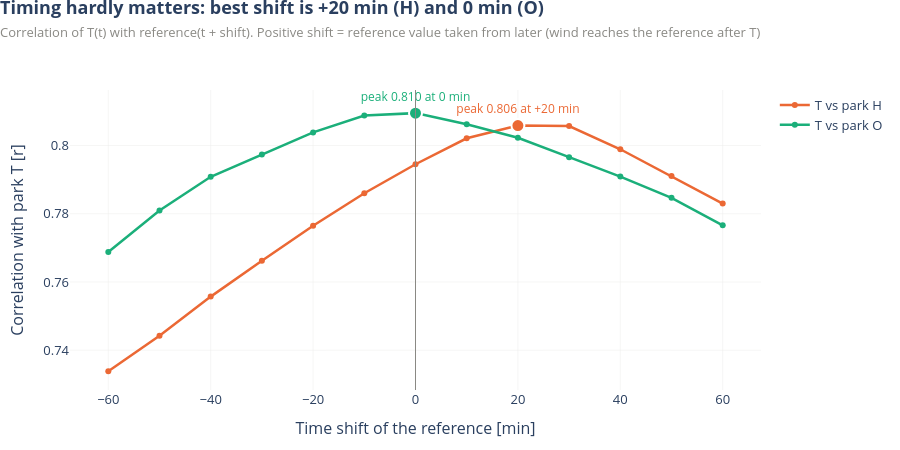

Here is the notebook cell this chart was saved with:
### Markdown cell above
### 6. Timing between parks hardly matters
**Takeaway:** The peak sits at +20 min for H (r = 0.806 vs 0.795 at zero shift) and 0 min for O (0.810); the gain is below 0.02.

**For the model:** Use same-time values first; lagged H values are an optional small extra.

### Code cell
shifts = np.arange(-6, 7)                                  # steps of 10 min
minutes = shifts * 10
def lagcorr(ref):
    # shift k: pair T(t) with reference(t + k*10 min); k > 0 uses a later reference value
    return [float(park["T"].corr(ref.shift(-k))) for k in shifts]
lag = {p: lagcorr(park[p]) for p in "HO"}
K["lag_peak"] = {p: (int(minutes[int(np.argmax(lag[p]))]), float(max(lag[p]))) for p in "HO"}
K["lag0"] = {p: float(lag[p][6]) for p in "HO"}

fig = go.Figure()
for p in "HO":
    fig.add_trace(go.Scatter(x=minutes, y=lag[p], mode="lines+markers", name=f"T vs park {p}",
                             line=dict(color=COL[p], width=2.5), marker=dict(size=6),
                             hovertemplate="shift %{x} min: r = %{y:.3f}<extra>T vs " + p + "</extra>"))
    m, r = K["lag_peak"][p]
    fig.add_trace(go.Scatter(x=[m], y=[r], mode="markers+text", showlegend=False, hoverinfo="skip",
                             marker=dict(color=COL[p], size=13, line=dict(color="white", width=2)),
                             text=[f"peak {r:.3f} at {m:+d} min".replace("+0 ", "0 ")], textposition="top center",
                             textfont=dict(color=COL[p], size=12)))
fig.add_vline(x=0, line_color=COL["grey"], line_width=1)
fig.update_layout(hovermode="x unified")
fig.update_xaxes(title="Time shift of the reference [min]", dtick=20)
fig.update_yaxes(title="Correlation with park T [r]")
style(fig, f"Timing hardly matters: best shift is {K['lag_peak']['H'][0]:+d} min (H) and {K['lag_peak']['O'][0]:+d} min (O)".replace("+0 ", "0 "),
      "Correlation of T(t) with reference(t + shift). Positive shift = reference value taken from later (wind reaches the reference after T)",
      height=450)
fig.show()

### Figure 1 — Plotly figure (JSON) as saved in the notebook; plotly's stock layout.template omitted (floating-point values rounded to 4 significant figures)
{"data": [{"hovertemplate": "shift %{x} min: r = %{y:.3f}<extra>T vs H</extra>", "line": {"color": "#eb6834", "width": 2.5}, "marker": {"size": 6}, "mode": "lines+markers", "name": "T vs park H", "type": "scatter", "x": [-60, -50, -40, -30, -20, -10, 0, 10, 20, 30, 40, 50, 60], "y": [0.7338, 0.7442, 0.7557, 0.7662, 0.7765, 0.786, 0.7945, 0.8021, 0.8059, 0.8057, 0.7989, 0.7911, 0.783]}, {"hoverinfo": "skip", "marker": {"color": "#eb6834", "line": {"color": "white", "width": 2}, "size": 13}, "mode": "markers+text", "showlegend": false, "text": ["peak 0.806 at +20 min"], "textfont": {"color": "#eb6834", "size": 12}, "textposition": "top center", "type": "scatter", "x": [20], "y": [0.8059]}, {"hovertemplate": "shift %{x} min: r = %{y:.3f}<extra>T vs O</extra>", "line": {"color": "#1baf7a", "width": 2.5}, "marker": {"size": 6}, "mode": "lines+markers", "name": "T vs park O", "type": "scatter", "x": [-60, -50, -40, -30, -20, -10, 0, 10, 20, 30, 40, 50, 60], "y": [0.7688, 0.781, 0.7908, 0.7974, 0.8039, 0.8088, 0.8095, 0.8063, 0.8023, 0.7966, 0.7909, 0.7847, 0.7766]}, {"hoverinfo": "skip", "marker": {"color": "#1baf7a", "line": {"color": "white", "width": 2}, "size": 13}, "mode": "markers+text", "showlegend": false, "text": ["peak 0.810 at 0 min"], "textfont": {"color": "#1baf7a", "size": 12}, "textposition": "top center", "type": "scatter", "x": [0], "y": [0.8095]}], "layout": {"font": {"size": 13}, "height": 450, "hovermode": "x unified", "margin": {"b": 60, "l": 70, "r": 30, "t": 90}, "shapes": [{"line": {"color": "#8a8984", "width": 1}, "type": "line", "x0": 0, "x1": 0, "xref": "x", "y0": 0, "y1": 1, "yref": "y domain"}], "title": {"text": "<b>Timing hardly matters: best shift is +20 min (H) and 0 min (O)</b><br><span style='font-size:13px;color:#8a8984'>Correlation of T(t) with reference(t + shift). Positive shift = reference value taken from later (wind reaches the reference after T)</span>", "x": 0, "xanchor": "left", "y": 0.97, "yanchor": "top", "yref": "container"}, "xaxis": {"dtick": 20, "gridcolor": "#ececea", "gridwidth": 0.5, "showgrid": true, "title": {"text": "Time shift of the reference [min]"}, "zeroline": false}, "yaxis": {"gridcolor": "#ececea", "gridwidth": 0.5, "showgrid": true, "title": {"text": "Correlation with park T [r]"}, "zeroline": false}}}
